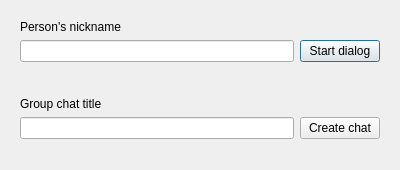
<?xml version="1.0" encoding="UTF-8"?>
<ui version="4.0">
 <class>ConversationForm</class>
 <widget class="QDialog" name="ConversationForm">
  <property name="windowModality">
   <enum>Qt::ApplicationModal</enum>
  </property>
  <property name="geometry">
   <rect>
    <x>0</x>
    <y>0</y>
    <width>400</width>
    <height>170</height>
   </rect>
  </property>
  <property name="sizePolicy">
   <sizepolicy hsizetype="Preferred" vsizetype="Fixed">
    <horstretch>0</horstretch>
    <verstretch>0</verstretch>
   </sizepolicy>
  </property>
  <property name="minimumSize">
   <size>
    <width>400</width>
    <height>170</height>
   </size>
  </property>
  <property name="maximumSize">
   <size>
    <width>400</width>
    <height>170</height>
   </size>
  </property>
  <property name="windowTitle">
   <string>Starting new conversation</string>
  </property>
  <property name="modal">
   <bool>true</bool>
  </property>
  <layout class="QVBoxLayout" name="verticalLayout">
   <item alignment="Qt::AlignTop">
    <widget class="QWidget" name="widget_2" native="true">
     <layout class="QVBoxLayout" name="verticalLayout_2">
      <item alignment="Qt::AlignBottom">
       <widget class="QLabel" name="label">
        <property name="text">
         <string>Person's nickname</string>
        </property>
       </widget>
      </item>
      <item>
       <layout class="QHBoxLayout" name="horizontalLayout">
        <item>
         <widget class="QLineEdit" name="personNick"/>
        </item>
        <item>
         <widget class="QPushButton" name="startDialogButton">
          <property name="text">
           <string>Start dialog</string>
          </property>
         </widget>
        </item>
       </layout>
      </item>
     </layout>
    </widget>
   </item>
   <item alignment="Qt::AlignTop">
    <widget class="QWidget" name="widget" native="true">
     <layout class="QVBoxLayout" name="verticalLayout_3">
      <item alignment="Qt::AlignBottom">
       <widget class="QLabel" name="label_2">
        <property name="text">
         <string>Group chat title</string>
        </property>
       </widget>
      </item>
      <item>
       <layout class="QHBoxLayout" name="horizontalLayout_2">
        <item>
         <widget class="QLineEdit" name="chatTitle"/>
        </item>
        <item>
         <widget class="QPushButton" name="startChatButton">
          <property name="text">
           <string>Create chat</string>
          </property>
         </widget>
        </item>
       </layout>
      </item>
     </layout>
    </widget>
   </item>
  </layout>
 </widget>
 <resources/>
 <connections/>
</ui>
